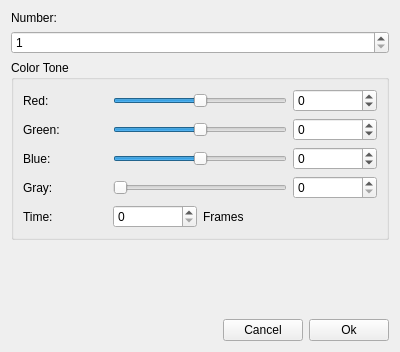
<?xml version="1.0" encoding="UTF-8"?>
<ui version="4.0">
 <class>ChangeColorToneDialog</class>
 <widget class="QWidget" name="ChangeColorToneDialog">
  <property name="windowModality">
   <enum>Qt::ApplicationModal</enum>
  </property>
  <property name="geometry">
   <rect>
    <x>0</x>
    <y>0</y>
    <width>400</width>
    <height>352</height>
   </rect>
  </property>
  <property name="windowTitle">
   <string>Form</string>
  </property>
  <layout class="QGridLayout" name="gridLayout_4">
   <item row="2" column="0">
    <layout class="QHBoxLayout" name="horizontalLayout">
     <item>
      <spacer name="horizontalSpacer">
       <property name="orientation">
        <enum>Qt::Horizontal</enum>
       </property>
       <property name="sizeHint" stdset="0">
        <size>
         <width>40</width>
         <height>20</height>
        </size>
       </property>
      </spacer>
     </item>
     <item>
      <widget class="QPushButton" name="button_cancel">
       <property name="text">
        <string>Cancel</string>
       </property>
      </widget>
     </item>
     <item>
      <widget class="QPushButton" name="button_ok">
       <property name="text">
        <string>Ok</string>
       </property>
      </widget>
     </item>
    </layout>
   </item>
   <item row="0" column="0">
    <layout class="QGridLayout" name="gridLayout">
     <item row="1" column="0">
      <widget class="QSpinBox" name="spin_img_num">
       <property name="minimum">
        <number>1</number>
       </property>
       <property name="maximum">
        <number>50</number>
       </property>
      </widget>
     </item>
     <item row="0" column="0">
      <widget class="QLabel" name="label_img">
       <property name="text">
        <string>Number:</string>
       </property>
      </widget>
     </item>
     <item row="2" column="0">
      <widget class="QGroupBox" name="groupBox">
       <property name="title">
        <string>Color Tone</string>
       </property>
       <layout class="QGridLayout" name="gridLayout_3">
        <item row="0" column="0">
         <layout class="QGridLayout" name="gridLayout_2">
          <item row="0" column="1" colspan="2">
           <widget class="QSlider" name="slider_red">
            <property name="minimum">
             <number>-255</number>
            </property>
            <property name="maximum">
             <number>255</number>
            </property>
            <property name="orientation">
             <enum>Qt::Horizontal</enum>
            </property>
           </widget>
          </item>
          <item row="2" column="1" colspan="2">
           <widget class="QSlider" name="slider_blue">
            <property name="minimum">
             <number>-255</number>
            </property>
            <property name="maximum">
             <number>255</number>
            </property>
            <property name="orientation">
             <enum>Qt::Horizontal</enum>
            </property>
           </widget>
          </item>
          <item row="1" column="0">
           <widget class="QLabel" name="label_2">
            <property name="text">
             <string>Green:</string>
            </property>
           </widget>
          </item>
          <item row="3" column="1" colspan="2">
           <widget class="QSlider" name="slider_gray">
            <property name="minimum">
             <number>0</number>
            </property>
            <property name="maximum">
             <number>255</number>
            </property>
            <property name="orientation">
             <enum>Qt::Horizontal</enum>
            </property>
           </widget>
          </item>
          <item row="4" column="0">
           <widget class="QLabel" name="label_5">
            <property name="text">
             <string>Time:</string>
            </property>
           </widget>
          </item>
          <item row="4" column="2">
           <widget class="QLabel" name="label_6">
            <property name="text">
             <string>Frames</string>
            </property>
           </widget>
          </item>
          <item row="1" column="1" colspan="2">
           <widget class="QSlider" name="slider_green">
            <property name="minimum">
             <number>-255</number>
            </property>
            <property name="maximum">
             <number>255</number>
            </property>
            <property name="orientation">
             <enum>Qt::Horizontal</enum>
            </property>
           </widget>
          </item>
          <item row="2" column="0">
           <widget class="QLabel" name="label_3">
            <property name="text">
             <string>Blue:</string>
            </property>
           </widget>
          </item>
          <item row="0" column="0">
           <widget class="QLabel" name="label">
            <property name="text">
             <string>Red:</string>
            </property>
           </widget>
          </item>
          <item row="4" column="1">
           <widget class="QSpinBox" name="spin_time">
            <property name="maximum">
             <number>200</number>
            </property>
           </widget>
          </item>
          <item row="3" column="0">
           <widget class="QLabel" name="label_4">
            <property name="text">
             <string>Gray:</string>
            </property>
           </widget>
          </item>
          <item row="0" column="3">
           <widget class="QSpinBox" name="spin_red">
            <property name="minimum">
             <number>-255</number>
            </property>
            <property name="maximum">
             <number>255</number>
            </property>
           </widget>
          </item>
          <item row="1" column="3">
           <widget class="QSpinBox" name="spin_green">
            <property name="minimum">
             <number>-255</number>
            </property>
            <property name="maximum">
             <number>255</number>
            </property>
           </widget>
          </item>
          <item row="2" column="3">
           <widget class="QSpinBox" name="spin_blue">
            <property name="minimum">
             <number>-255</number>
            </property>
            <property name="maximum">
             <number>255</number>
            </property>
           </widget>
          </item>
          <item row="3" column="3">
           <widget class="QSpinBox" name="spin_gray">
            <property name="minimum">
             <number>0</number>
            </property>
            <property name="maximum">
             <number>255</number>
            </property>
           </widget>
          </item>
         </layout>
        </item>
       </layout>
      </widget>
     </item>
    </layout>
   </item>
   <item row="1" column="0">
    <spacer name="verticalSpacer">
     <property name="orientation">
      <enum>Qt::Vertical</enum>
     </property>
     <property name="sizeHint" stdset="0">
      <size>
       <width>20</width>
       <height>40</height>
      </size>
     </property>
    </spacer>
   </item>
  </layout>
 </widget>
 <tabstops>
  <tabstop>spin_img_num</tabstop>
  <tabstop>slider_red</tabstop>
  <tabstop>spin_red</tabstop>
  <tabstop>slider_green</tabstop>
  <tabstop>spin_green</tabstop>
  <tabstop>slider_blue</tabstop>
  <tabstop>spin_blue</tabstop>
  <tabstop>slider_gray</tabstop>
  <tabstop>spin_gray</tabstop>
  <tabstop>spin_time</tabstop>
  <tabstop>button_cancel</tabstop>
  <tabstop>button_ok</tabstop>
 </tabstops>
 <resources/>
 <connections>
  <connection>
   <sender>slider_red</sender>
   <signal>sliderMoved(int)</signal>
   <receiver>spin_red</receiver>
   <slot>setValue(int)</slot>
   <hints>
    <hint type="sourcelabel">
     <x>250</x>
     <y>111</y>
    </hint>
    <hint type="destinationlabel">
     <x>325</x>
     <y>115</y>
    </hint>
   </hints>
  </connection>
  <connection>
   <sender>spin_red</sender>
   <signal>valueChanged(int)</signal>
   <receiver>slider_red</receiver>
   <slot>setValue(int)</slot>
   <hints>
    <hint type="sourcelabel">
     <x>316</x>
     <y>120</y>
    </hint>
    <hint type="destinationlabel">
     <x>201</x>
     <y>113</y>
    </hint>
   </hints>
  </connection>
  <connection>
   <sender>slider_green</sender>
   <signal>sliderMoved(int)</signal>
   <receiver>spin_green</receiver>
   <slot>setValue(int)</slot>
   <hints>
    <hint type="sourcelabel">
     <x>277</x>
     <y>160</y>
    </hint>
    <hint type="destinationlabel">
     <x>315</x>
     <y>155</y>
    </hint>
   </hints>
  </connection>
  <connection>
   <sender>spin_green</sender>
   <signal>valueChanged(int)</signal>
   <receiver>slider_green</receiver>
   <slot>setValue(int)</slot>
   <hints>
    <hint type="sourcelabel">
     <x>335</x>
     <y>163</y>
    </hint>
    <hint type="destinationlabel">
     <x>225</x>
     <y>161</y>
    </hint>
   </hints>
  </connection>
  <connection>
   <sender>slider_blue</sender>
   <signal>sliderMoved(int)</signal>
   <receiver>spin_blue</receiver>
   <slot>setValue(int)</slot>
   <hints>
    <hint type="sourcelabel">
     <x>275</x>
     <y>192</y>
    </hint>
    <hint type="destinationlabel">
     <x>337</x>
     <y>196</y>
    </hint>
   </hints>
  </connection>
  <connection>
   <sender>spin_blue</sender>
   <signal>valueChanged(int)</signal>
   <receiver>slider_blue</receiver>
   <slot>setValue(int)</slot>
   <hints>
    <hint type="sourcelabel">
     <x>309</x>
     <y>187</y>
    </hint>
    <hint type="destinationlabel">
     <x>248</x>
     <y>189</y>
    </hint>
   </hints>
  </connection>
  <connection>
   <sender>slider_gray</sender>
   <signal>sliderMoved(int)</signal>
   <receiver>spin_gray</receiver>
   <slot>setValue(int)</slot>
   <hints>
    <hint type="sourcelabel">
     <x>284</x>
     <y>228</y>
    </hint>
    <hint type="destinationlabel">
     <x>329</x>
     <y>222</y>
    </hint>
   </hints>
  </connection>
  <connection>
   <sender>spin_gray</sender>
   <signal>valueChanged(int)</signal>
   <receiver>slider_gray</receiver>
   <slot>setValue(int)</slot>
   <hints>
    <hint type="sourcelabel">
     <x>333</x>
     <y>227</y>
    </hint>
    <hint type="destinationlabel">
     <x>259</x>
     <y>228</y>
    </hint>
   </hints>
  </connection>
 </connections>
</ui>
